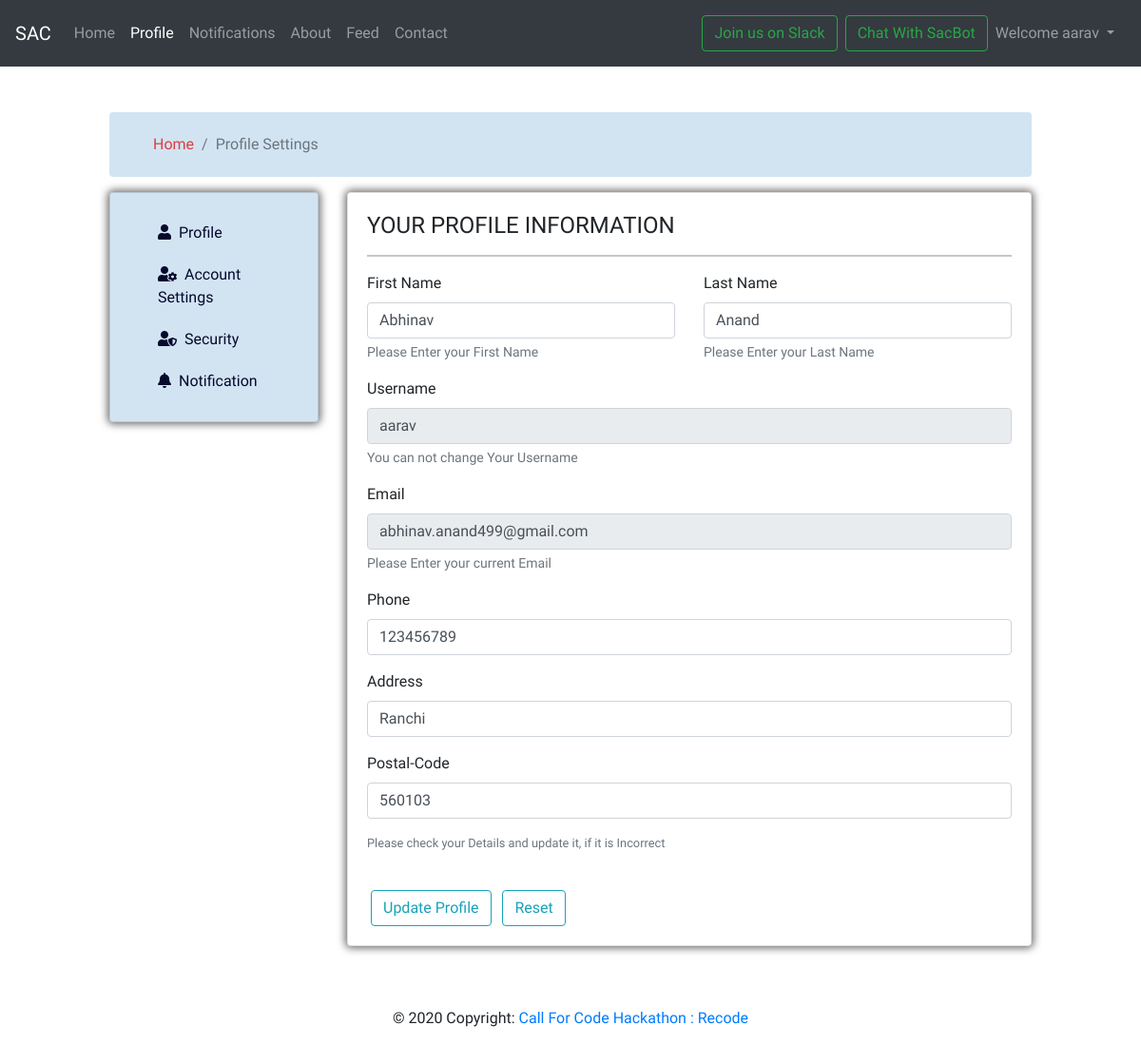
Page /profile (signed in) on the committed database.
### mysite/models.py (models this page shows, shortened)
class Userinfo(models.Model):
    username=models.CharField(max_length=30,null=True)
    firstname=models.CharField(max_length=30,null=True)
    lastname=models.CharField(max_length=30,null=True)
    email=models.CharField(max_length=30,null=True)
    password=models.CharField(max_length=30,null=True)
    phone=models.CharField(max_length=30,null=True)
    address=models.CharField(max_length=50,null=True)
    pin=models.CharField(max_length=30,null=True)
    timestamp = models.DateTimeField(default=now)

### mysite/views.py (the view, shortened to what this page needs)
# urls.py: path('profile',views.profile,name='profile'),
@login_required(login_url='handleLogin')
def profile(request):
    data = Userinfo.objects.filter(username=request.user)
    params = {'data': data}
    return render(request, 'mysite/profile.html', params)

### templates/mysite/profile.html (shortened to what this page needs)
{% extends 'base.html' %}
{% block activeProfile %} active {% endblock activeProfile %}
{% block body %}
  <div class="container-fluid mt-5">
      <div class="row">
        <div class="col-md-10 col-11 mx-auto">
          <nav aria-label="breadcrumb card" class="mb-3">
            <ol class="breadcrumb bg-common">
              <li class="breadcrumb-item"><a href="/">Home</a></li>
              <li class="breadcrumb-item active" aria-current="page">
                Profile Settings
              </li>
            </ol>
          </nav>
          <div class="row">
            <div class="col-lg-3 col-md-4 d-md-block">
              <div class="card bg-common card-left bg-common">
                <div class="card-body">
                  <nav class="nav d-md-block d-none ">
                    <a data-toggle="tab" class="nav-link active" aria-current="page" href="#profile"><i class="fa fa-user mr-1" aria-hidden="true"></i>  Profile</a>
                    <a data-toggle="tab" class="nav-link" href="#account"><i class="fa fa-user-cog mr-1" aria-hidden="true"></i>  Account Settings</a>
                    <a data-toggle="tab" class="nav-link" href="#security"><i class="fa fa-user-shield mr-1" aria-hidden="true"></i>  Security</a>
                    <a data-toggle="tab" class="nav-link" href="#notification"><i class="fa fa-bell mr-1" aria-hidden="true"></i>  Notification</a>
                  </nav>
                </div>
              </div>
            </div>
            <div class="col-lg-9 col-md-8 ">
                <div class="card">
                    <div class="card-body tab-content border-0">
                        <div class="tab-pane active" id="profile">
                            <h4>YOUR PROFILE INFORMATION</h4>
                            <hr>
                            <form action="/profile" method="POST">
                              {% for datas in data %}
                                <div class="row">
                                <div class="mb-3 col-6">
                                    <label for="exampleFormControlInput1" class="form-label">First Name</label>
                                    <input type="text" class="form-control" id="exampleFormControlInput1" placeholder="Enter your Name" value="{{datas.firstname}}" name="fnamea">
                                    <small class="form-text text-muted">Please Enter your First Name</small>
                                </div>
                                <div class="mb-3 col-6">
                                    <label for="exampleFormControlInput2" class="form-label">Last Name</label>
                                    <input type="text" class="form-control" id="exampleFormControlInput2" placeholder="Enter your Name" value="{{datas.lastname}}" name="lnamea">
                                    <small class="form-text text-muted">Please Enter your Last Name</small>
                                </div>
                                </div>
                                <fieldset disabled aria-label="Disabled fieldset example">
                                    <div class="mb-3">
                                        <label for="disabledTextInput" class="form-label">Username</label>
                                        <input type="text" id="disabledTextInput" class="form-control" placeholder="Enter your Username" value="{{ datas.username }}">
                                        <small class="form-text text-muted">You can not change Your Username</small>
                                    </div>
                                    <div class="mb-3">
                                        <label for="disabledTextInput" class="form-label">Email</label>
                                        <input type="email" class="form-control" id="disabledTextInput" placeholder="Enter your Email" value='{{ datas.email }}'>
                                        <small class="form-text text-muted">Please Enter your current Email</small>
                                    </div>
                                </fieldset>
                                <div class="mb-3">
                                    <label for="exampleFormControlInput1" class="form-label">Phone</label>
                                    <input type="text" class="form-control" id="exampleFormControlInput1" placeholder="Enter your Phone Number" value="{{datas.phone}}" name="phone">
                                </div>
                                <div class="mb-3">
                                    <label for="exampleFormControlInput1" class="form-label">Address</label>
                                    <input type="text" class="form-control" id="exampleFormControlInput1" placeholder="Enter your Address" value="{{datas.address}}" name="address">
                                </div>
                                <div class="mb-3">
                                    <label for="exampleFormControlInput1" class="form-label">Postal-Code</label>
                                    <input type="text" class="form-control" id="exampleFormControlInput1" placeholder="Enter your Postal-Code" value="{{datas.pin}}" name="pin">
                                </div>
                                <div class="form-group form-text text-muted small">
                                    Please check your Details and update it, if it is Incorrect
                                </div>
                                {% endfor %}
                                <br>
                                <button class="btn btn-outline-info mx-1" type="submit">Update Profile</button>
                                <button class="btn btn-outline-info mx-1" type="reset">Reset</button>
                            </form>
                        </div>
                    </div>
                </div>
            </div>
          </div>
        </div>
      </div>
    </div>
{% endblock body %}

### templates/base.html (shortened to what this page needs)
<!doctype html>
<html lang="en">
  <head>
    <link
      rel="stylesheet"
      href="https://stackpath.bootstrapcdn.com/bootstrap/5.0.0-alpha1/css/bootstrap.min.css"
    />
    <link rel="stylesheet" href="https://stackpath.bootstrapcdn.com/bootstrap/4.5.0/css/bootstrap.min.css">
    <link rel="stylesheet" href="./static/mysite/style.css">
    <link
      rel="stylesheet"
      href="https://cdnjs.cloudflare.com/ajax/libs/font-awesome/5.13.1/css/all.min.css"
    />
  </head>
  <body>
    <nav class="navbar navbar-expand-lg navbar-dark bg-dark">
      <a class="navbar-brand" href="/">SAC</a>
      <div class="collapse navbar-collapse" id="navbarSupportedContent">
        <ul class="navbar-nav mr-auto">
          <li class="nav-item {% block activeHome %} {% endblock activeHome %}">
            <a class="nav-link" href="/">Home <span class="sr-only">(current)</span></a>
          </li>
          {% if user.is_authenticated %}
            <li class="nav-item {% block activeProfile %} {% endblock activeProfile %}">
            <a class="nav-link" href="/profile">Profile</a>
            <li class="nav-item {% block activeNotification %} {% endblock activeNotification %}">
            <a class="nav-link" href="/notify">Notifications</a>
          </li>
          {% endif %}
          <li class="nav-item {% block activeAbout %} {% endblock activeAbout %}">
            <a class="nav-link" href="/about">About</a>
          </li>
            <li class="nav-item {% block activeFeed %} {% endblock activeFeed %}">
            <a class="nav-link" href="/tweet">Feed</a>
          </li>
          <li class="nav-item {% block activeContact %} {% endblock activeContact %}">
            <a class="nav-link" href="/contact">Contact</a>
          </li>
        </ul>
        <div class="ml-auto form-inline mx-1">
          <a class="btn btn-outline-success my-2 my-sm-2 mx-2" href="https://join.slack.com/t/sacate/shared_invite/zt-g05v625j-CYp~WYorMyCYT7O2b3z4pg" role="button"  target="_blank">Join us on Slack</a>
        <div class="ml-auto form-inline ">
          <a class="btn btn-outline-success my-2 my-sm-2" href="https://web-chat.global.assistant.watson.cloud.ibm.com/preview.html?region=eu-gb&integrationID=2f56951f-120f-4309-92a2-dcdd4580ab57&serviceInstanceID=aee528ff-74f7-4657-b398-d01bb7a36378" role="button">Chat With SacBot</a>
        {% if user.is_authenticated %}
            <ul class="navbar-nav ml-auto">
                <li class="nav-item dropdown">
                    <a class="nav-link dropdown-toggle" href="#" id="navbarDropdown" role="button" data-toggle="dropdown" aria-haspopup="true" aria-expanded="false">
                      Welcome {{ request.user }}
                    </a>
                  </li>
            </ul>
        {% endif %}
        </div>
      </div>
     </nav>
    {% block body %}
    {% endblock body %}
    <br><br>
<footer class="page-footer font-small Blue">
  <div class="footer-copyright text-center py-3">© 2020 Copyright:
    <a href="https://callforcode.org/">  Call For Code Hackathon : Recode</a>
  </div>
</footer>
  </body>
</html>

### mysite/static/mysite/style.css (style rules this page uses)
* { margin: 0; padding: 0; box-sizing: border-box; font-family: 'Baloo Da 2', cursive; }
.bg-common { background-color: rgba(180, 211, 233, 0.6); }
.nav-link, .breadcrumb-item { padding: 10px 0 10px 30px; transition: all .2s; color: #06092e; }
.nav-link:hover, .breadcrumb-item a { color: rgb(219, 63, 63); text-decoration: none; }
.card { box-shadow: 0 0 8px 2px rgba(8, 4, 4, 0.6); }

### rows in the picture
Userinfo: fnamea "Abhinav", lnamea "Anand", username "aarav", email "abhinav.anand499@gmail.com", phone "123456789", address "Ranchi", pin "560103"

### other values in the picture
{{ request.user }} "aarav"
